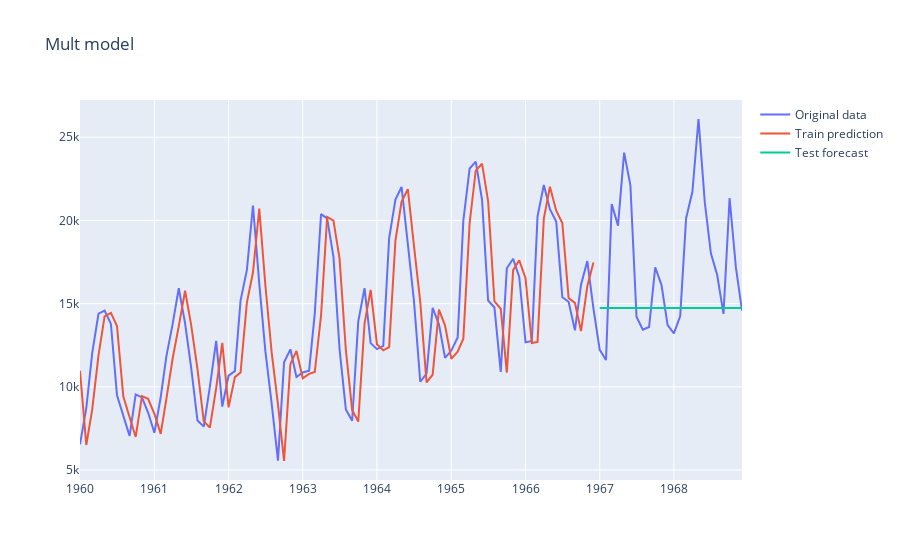

Notebook code for this chart:
### Code cell
orig_trace = Scatter(x = orig_data.index, y = orig_data, name = 'Original data')
train_trace = Scatter(x = orig_data[:-test_size].index, y = mul_pred[:-test_size], name = 'Train prediction')
pred_trace = Scatter(x=orig_data[-test_size:].index, y = mul_pred[-test_size:], name = 'Test forecast')

layout = Layout(title = 'Mult model')
iplot(Figure(data=[orig_trace, train_trace, pred_trace], 
            layout = layout))

#layout = layout
